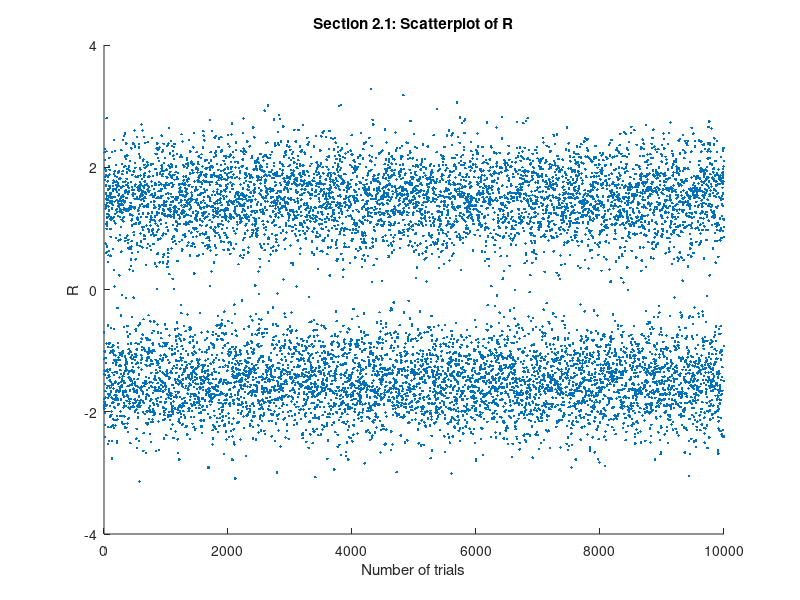

Here is the MATLAB script that generated this plot: (Note: this script raises an error after producing the figure.)
% 2.1 

% Given values
A = 1.5; % Known amplitude of the signal
sigma2 = 0.225; % Given noise variance 
sigma = sqrt(sigma2); % Standard deviation of the noise
N_trials = 10000; % Number of trials

% Generate random signal X with values +A or -A with equal probability
X = (rand(N_trials, 1) > 0.5) * 2 * A - A; % Generates +A or -A

% Generate noise N, which is Gaussian distributed with mean 0 and variance sigma2
N = randn(N_trials, 1) * sigma;

% The received signal R is the sum of X and N
R = X + N;

% Scatterplot of R
figure;
scatter(1:N_trials, R, '.');
title('Section 2.1: Scatterplot of R');
xlabel('Number of trials');
ylabel('R');

% Histogram of R
figure;
histogram(R, 'Normalization', 'pdf');
title('Section 2.1: Histogram of R');
xlabel('R');
ylabel('f_R(r)');

% Calculation of the analytical PDF of R using the law of total probability
r_values = linspace(min(R), max(R), 1000); % Values of r for PDF calculation

% Defining the Gaussian PDFs conditioned on X = A and X = -A
pdf_RA = (1 / (sigma * sqrt(2 * pi))) * exp(-(r_values - A).^2 / (2 * sigma^2));
pdf_RmA = (1 / (sigma * sqrt(2 * pi))) * exp(-(r_values + A).^2 / (2 * sigma^2));

% Total PDF of R combining the conditioned PDFs, since X = A and X = -A are equally likely
f_R = 0.5 * pdf_RA + 0.5 * pdf_RmA; 

% Plot the analytical PDF over the histogram
hold on; % Hold the histogram to overlay the analytical PDF
plot(r_values, f_R, 'LineWidth', 2, 'Color', 'red');
legend('Simulated PDF', 'Analytical PDF');
grid on;
hold off;


% 2.2 Method 1

% 2.2.2 

k = 4; % Given scaling constant for the perfect diode detector

% Apply the scaled perfect diode detector to R
% S is kR if R >= 0, otherwise S is 0
S = max(R, 0) * k;

% Scatterplot of S vs. R
figure;
scatter(R, S, '.');
title('Section 2.2: Scatterplot of S vs. R');
xlabel('R');
ylabel('S');

% Histogram of S to visualize the simulated PDF of S
figure;
histogram(S, 'Normalization', 'pdf');
title('Section 2.2: Histogram of S');
xlabel('S');
ylabel('f_S(s)');

% Ensuring s_values is a row vector for proper plotting
s_values = linspace(min(S), max(S), 1000);

% Calculating the analytical PDF using the expression derived in 2.2.1
% Using the variables A, sigma, and k already defined above
f_S_analytical = (1 / (8 * sqrt(2 * pi * sigma2))) * ...
                  (exp(-((s_values - 4 * A).^2 / (2 * 4^2 * sigma2))) + ...
                   exp(-((s_values + 4 * A).^2 / (2 * 4^2 * sigma2))));

% Overlaying the analytical PDF on the histogram
hold on;
plot(s_values, f_S_analytical, 'LineWidth', 2, 'Color', 'red');
legend('Simulated PDF', 'Analytical PDF');
grid on;
hold off;

% Calculate the expected values (means) of S and R samples
E_S = mean(S); % Expected value of S
E_R = mean(R); % Expected value of R

% Calculate g(E[R]) assuming g(R) = 4R for demonstration purposes
% Adjust this calculation based on your specific method's function
g_E_R = 4 * E_R;

% Display the results
disp('Expected value of S (E[R]):');
disp(E_R);
disp('Expected value of S (E[S]):');
disp(E_S);
disp('g(E[R]): ');
disp(g_E_R);

% 2.3 Method 2

% 2.3.2

% Transform R to S = k| R |
S = k * abs(R);

% Scatterplot of S vs. R
figure;
scatter(R, S, '.');
title('Section 2.3: Scatterplot of S vs. R');
xlabel('R');
ylabel('S');

% Histogram of S to visualize the simulated PDF of S
figure;
histogram(S, 'Normalization', 'pdf');
hold on; % Hold the figure for overlaying the analytical PDF

% Generating values for s for the analytical PDF plot
s_values = linspace(0, max(S), 100); % for a smoother curve

% this is a placeholder for the actual analytical expression
% we can replace it with the correct formula from 2.3.1
analytical_pdf_S = (1/(k*sqrt(2*pi*sigma2))) .* exp(-((s_values/k - A).^2 / (2*sigma2))) + ...
                   exp(-((s_values/k + A).^2 / (2*sigma2)));

% Plot the analytical PDF over the histogram
plot(s_values, analytical_pdf_S, 'LineWidth', 2, 'Color', 'red');
title('Section 2.3: Histogram of S');
xlabel('S');
ylabel('f_S(s)');
legend('Simulated PDF', 'Analytical PDF');
grid on;
hold off; % Release the figure


% Calculate the expected values (means) of S and R samples
E_S = mean(S); % Expected value of S
E_R = mean(R); % Expected value of R

% Function g applied to the expected value of R
% For Method 2, g(R) = k * |R|, so we compute g(E[R]) as k * the absolute value of E[R]
g_E_R = k * abs(E_R);

% Display the expected values
disp('Expected value of S (E[R]):');
disp(E_R);
disp('Expected value of S (E[S]):');
disp(E_S);
disp('g(E[R]): ');
disp(g_E_R);

% 2.4 Method 3

% 2.4.2 

% 2.4.2 Method 3 - Square Law Detector

% Given scaling constant for the square law detector (as previously defined k=4)
k = 4; 

% Using the simulated data from Section 2.1 to simulate the action of the perfect square law detector
% S is kR^2 if R >= 0, otherwise S is 0
% Since R can take negative values and we are squaring it, we do not need to use max(R,0)
S = k * R.^2;

% Scatterplot of S vs R
figure;
scatter(R, S, '.');
title('Section 2.4: Scatterplot of S vs. R');
xlabel('R');
ylabel('S');

% Histogram of S to visualize the simulated PDF of S
figure;
histogram(S, 'Normalization', 'pdf');
title('Section 2.4: Histogram of S');
xlabel('S');
ylabel('f_S(s)');

% Define the range of s for the analytical PDF of S
s_values = linspace(0, max(S), 1000);


f_S_analytical = (1./(4.*sqrt(2.*pi.*sigma2))).*(...
    exp(-((sqrt(s_values./k) - A).^2 ./ (2.*sigma2))) + ...
    exp(-((sqrt(s_values./k) + A).^2 ./ (2.*sigma2))) ...
    );

% Overlaying the analytical PDF on the histogram
hold on;
plot(s_values, f_S_analytical, 'LineWidth', 2, 'Color', 'red');
legend('Simulated PDF', 'Analytical PDF');
grid on;
hold off;

% Calculate the expected values (means) of S and R samples
E_S = mean(S); % Expected value of S
E_R = mean(R); % Expected value of R

% Function g applied to the expected value of R for Method 3
% Assuming the form of g(R) is k*R^2
g_E_R = k * E_R.^2;

% Display the expected values
disp('Expected value of S (E[S]):');
disp(E_S);
disp('g(E[R]): ');
disp(g_E_R);

E_S = mean(S); % Expected value of S
E_R = mean(R); % Expected value of R
g_E_R = k * E_R.^2; 

% Display the results
disp('Expected value of R (E[R]):');
disp(E_R);
disp('Expected value of S (E[S]):');
disp(E_S);
disp('g(E[R]): ');
disp(g_E_R);